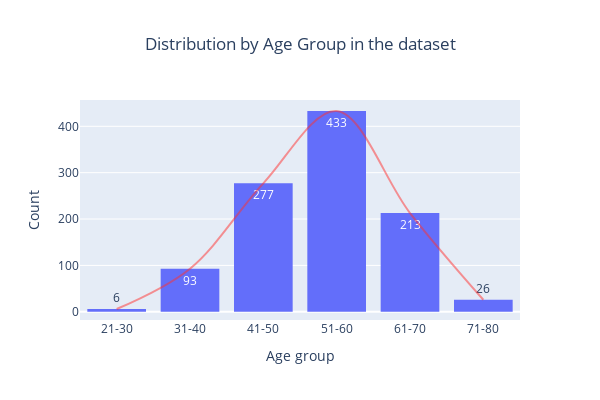

The cell this chart's notebook holds for it:
### Code cell
# Define the custom order of age groups for the plot
custom_order = ["21-30", "31-40", "41-50", "51-60", "61-70", "71-80"]

# Create the bar chart with the custom order
fig = px.histogram(df_2, x='age_group', category_orders={'age_group': custom_order}, title='Distribution by Age Group in the dataset')
fig.update_traces(texttemplate='%{value}')
fig.update_yaxes(title_text="Count")
fig.update_xaxes(title_text="Age group")

# Add a red curve to show the distribution of the age group above the bar plot
x_values = custom_order
y_values = df_2['age_group'].value_counts()[custom_order]

fig.add_trace(go.Scatter(x=x_values, y=y_values, mode='lines', line=dict(color='rgba(255, 48, 47, 0.5)', shape='spline'), showlegend=False))

fig.update_layout(
    width=600,
    height=400,
    title_x=0.5
)

fig.show()

### Figure 1 — Plotly figure (JSON) as saved in the notebook; plotly's stock layout.template omitted (floating-point values rounded to 4 significant figures; data arrays with more than 128 entries replaced by an {"elided": "..."} marker saying what was removed)
{"data": [{"alignmentgroup": "True", "bingroup": "x", "hovertemplate": "age_group=%{x}<br>count=%{y}<extra></extra>", "legendgroup": "", "marker": {"color": "#636efa", "pattern": {"shape": ""}}, "name": "", "offsetgroup": "", "orientation": "v", "showlegend": false, "texttemplate": "%{value}", "type": "histogram", "x": {"elided": "1048 str values"}, "xaxis": "x", "yaxis": "y"}, {"line": {"color": "rgba(255, 48, 47, 0.5)", "shape": "spline"}, "mode": "lines", "showlegend": false, "type": "scatter", "x": ["21-30", "31-40", "41-50", "51-60", "61-70", "71-80"], "y": [6, 93, 277, 433, 213, 26]}], "layout": {"barmode": "relative", "height": 400, "legend": {"tracegroupgap": 0}, "title": {"text": "Distribution by Age Group in the dataset", "x": 0.5}, "width": 600, "xaxis": {"anchor": "y", "categoryarray": ["21-30", "31-40", "41-50", "51-60", "61-70", "71-80"], "categoryorder": "array", "domain": [0, 1], "title": {"text": "Age group"}}, "yaxis": {"anchor": "x", "domain": [0, 1], "title": {"text": "Count"}}}}
